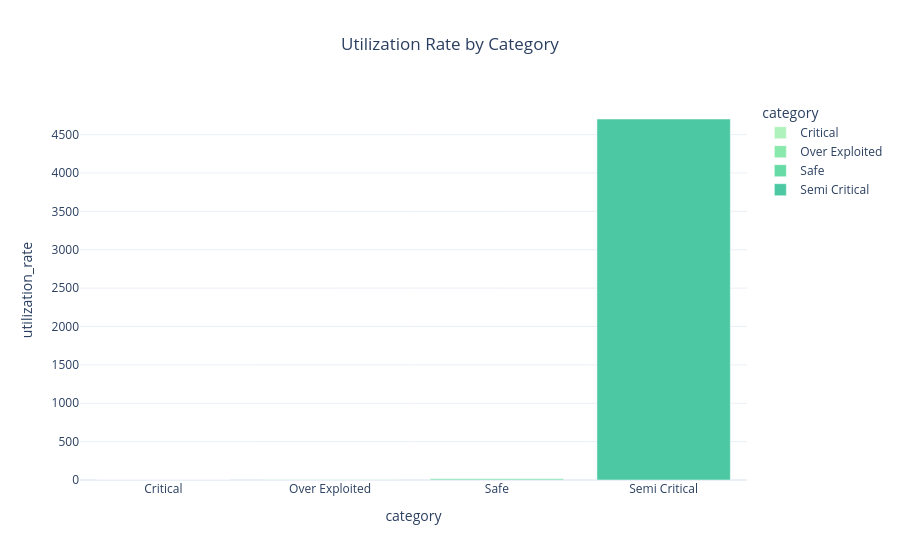

Notebook code cell kept with this figure:
### Markdown cell above
### 3 Utilization Rate Distribution

Shows how intensively groundwater is being used.

### Code cell
util_avg = df.groupby('category')['utilization_rate'].mean().reset_index()

fig3 = px.bar(
    util_avg,
    x='category',
    y='utilization_rate',
    title='Utilization Rate by Category',
    color='category',
    color_discrete_sequence=px.colors.sequential.Tealgrn
)

fig3.update_layout(
    template='plotly_white',
    title_x=0.5
)

fig3.show()

### Figure 1 — Plotly figure (JSON) as saved in the notebook; plotly's stock layout.template omitted (floating-point values rounded to 4 significant figures)
{"data": [{"hovertemplate": "category=%{x}<br>utilization_rate=%{y}<extra></extra>", "legendgroup": "Critical", "marker": {"color": "rgb(176, 242, 188)", "pattern": {"shape": ""}}, "name": "Critical", "orientation": "v", "showlegend": true, "textposition": "auto", "type": "bar", "x": ["Critical"], "xaxis": "x", "y": [0.1481], "yaxis": "y"}, {"hovertemplate": "category=%{x}<br>utilization_rate=%{y}<extra></extra>", "legendgroup": "Over Exploited", "marker": {"color": "rgb(137, 232, 172)", "pattern": {"shape": ""}}, "name": "Over Exploited", "orientation": "v", "showlegend": true, "textposition": "auto", "type": "bar", "x": ["Over Exploited"], "xaxis": "x", "y": [2.241], "yaxis": "y"}, {"hovertemplate": "category=%{x}<br>utilization_rate=%{y}<extra></extra>", "legendgroup": "Safe", "marker": {"color": "rgb(103, 219, 165)", "pattern": {"shape": ""}}, "name": "Safe", "orientation": "v", "showlegend": true, "textposition": "auto", "type": "bar", "x": ["Safe"], "xaxis": "x", "y": [14.84], "yaxis": "y"}, {"hovertemplate": "category=%{x}<br>utilization_rate=%{y}<extra></extra>", "legendgroup": "Semi Critical", "marker": {"color": "rgb(76, 200, 163)", "pattern": {"shape": ""}}, "name": "Semi Critical", "orientation": "v", "showlegend": true, "textposition": "auto", "type": "bar", "x": ["Semi Critical"], "xaxis": "x", "y": [4703.0], "yaxis": "y"}], "layout": {"barmode": "relative", "legend": {"title": {"text": "category"}, "tracegroupgap": 0}, "title": {"text": "Utilization Rate by Category", "x": 0.5}, "xaxis": {"anchor": "y", "categoryarray": ["Critical", "Over Exploited", "Safe", "Semi Critical"], "categoryorder": "array", "domain": [0, 1], "title": {"text": "category"}}, "yaxis": {"anchor": "x", "domain": [0, 1], "title": {"text": "utilization_rate"}}}}
